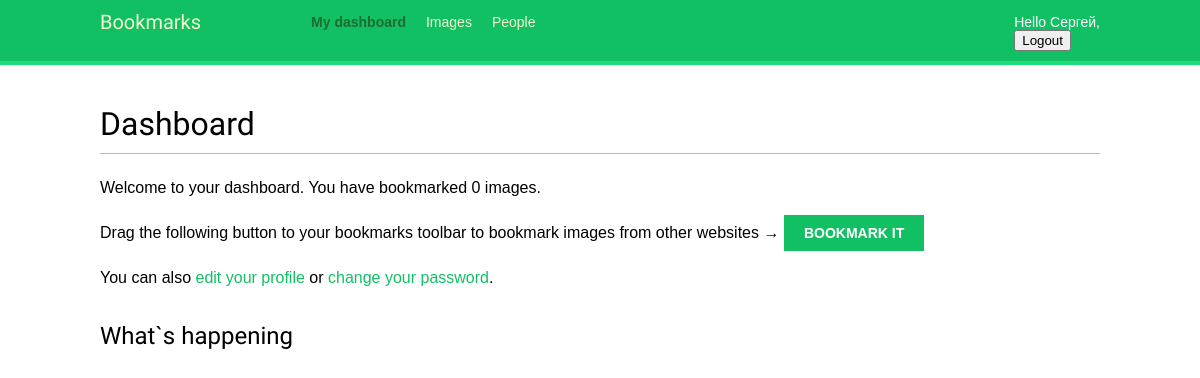
/account/ (signed in), run on an earlier commit of the app's database.
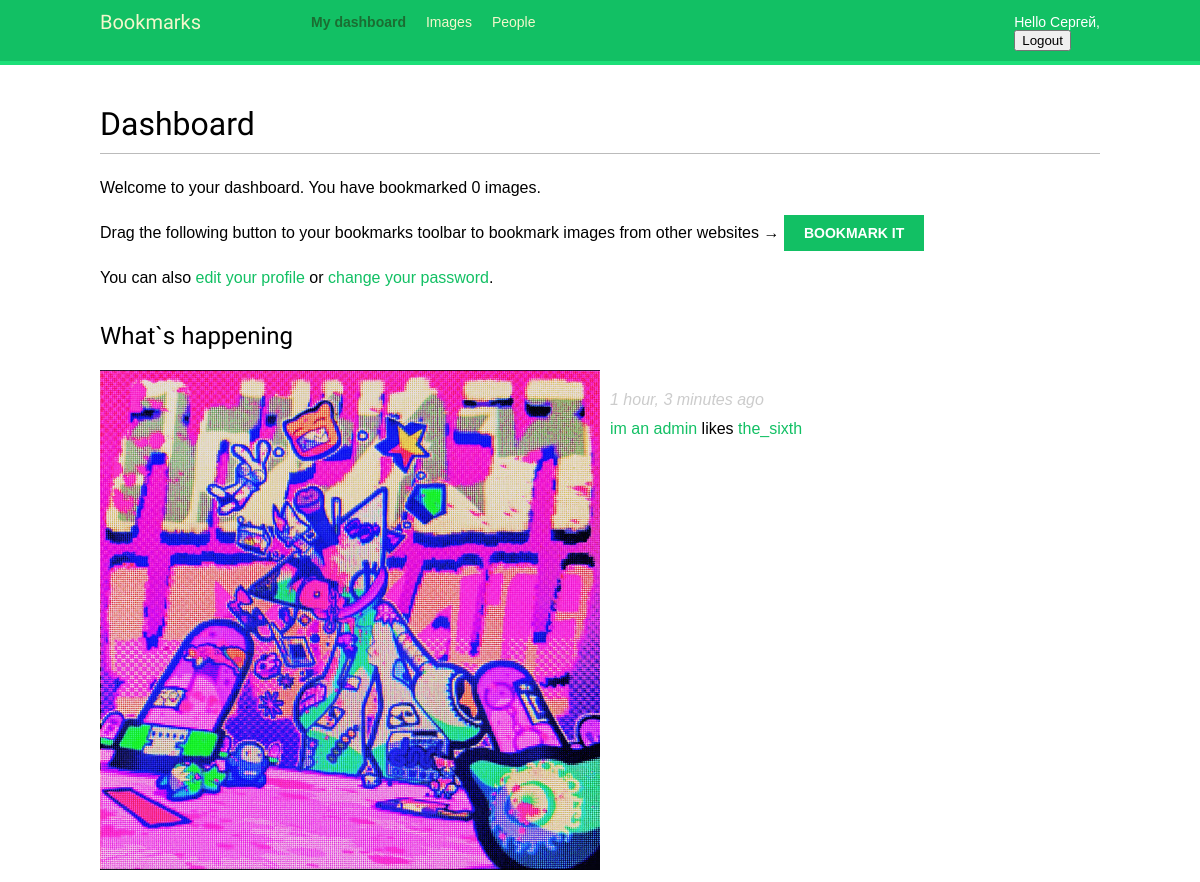
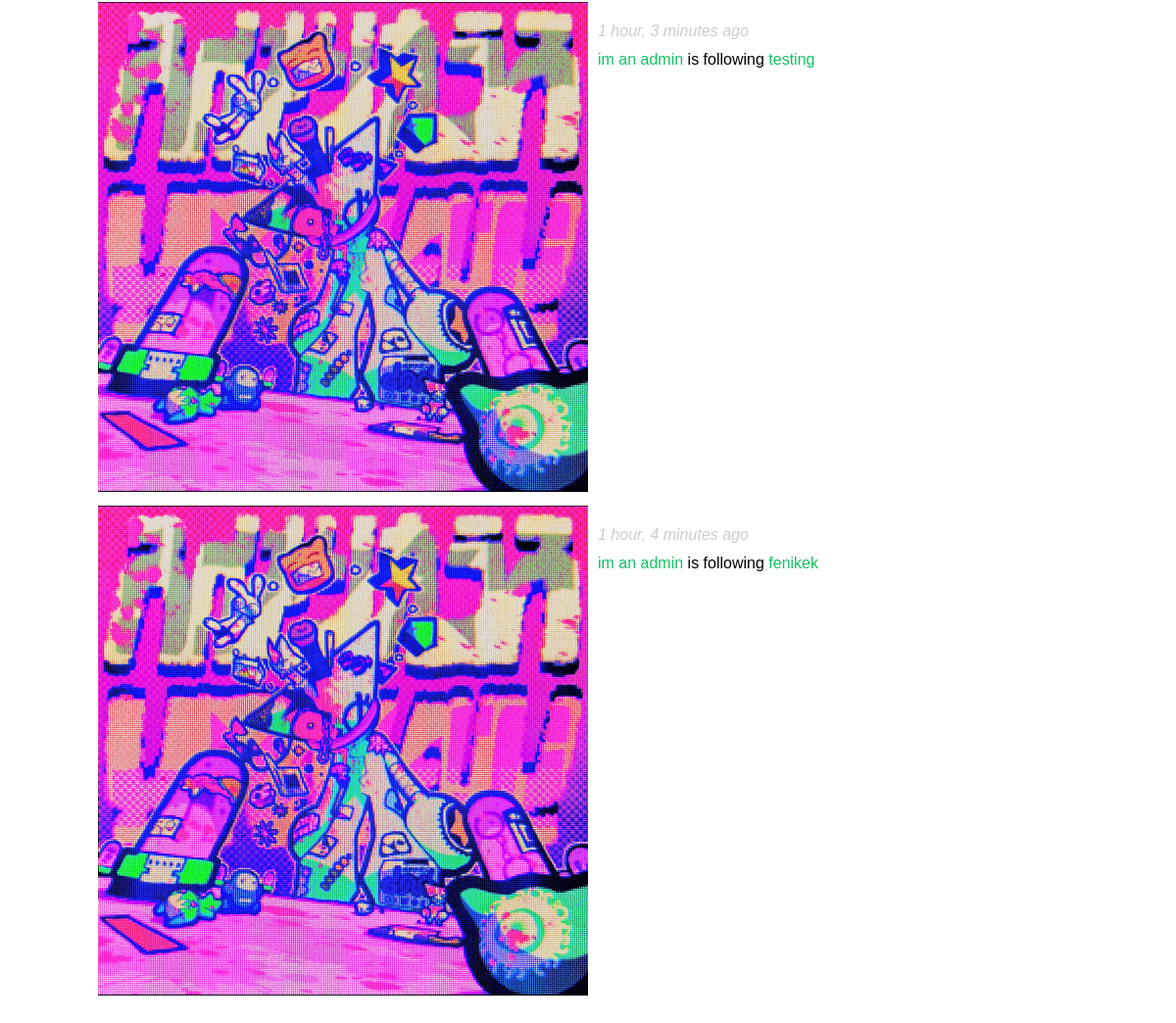
And on a later commit of the database (2 pictures, top to bottom).
### actions/models.py (models this page shows)
class Action(models.Model):
    user = models.ForeignKey('auth.User', related_name='actions',
                             on_delete=models.CASCADE)
    verb = models.CharField(max_length=250)
    created = models.DateTimeField(auto_now_add=True)
    target_ct = models.ForeignKey(ContentType, blank=True,
                                  null=True, related_name='target_obj',
                                  on_delete=models.CASCADE)
    target_id = models.PositiveBigIntegerField(null=True,
                                               blank=True)
    target= GenericForeignKey('target_ct', 'target_id')
    class Meta:
        indexes = [
            models.Index(fields=['-created']),
            models.Index(fields=['target_ct', 'target_id']),
        ]
        ordering  = ['-created']

### images/models.py (models this page shows, shortened)
class Image(models.Model):
    user = models.ForeignKey(settings.AUTH_USER_MODEL,
                             related_name='images_created',
                             on_delete=models.CASCADE)
    title = models.CharField(max_length=200)
    slug = models.SlugField(max_length=200, blank=True)
    url = models.URLField(max_length=2000)
    image = models.ImageField(upload_to='images/%Y/%m/%d/')
    description = models.TextField(blank=True)
    created = models.DateField(auto_now_add=True)
    users_like = models.ManyToManyField(settings.AUTH_USER_MODEL,
                                        related_name='images_liked',
                                        blank=True)
    def get_absolute_url(self):
        return reverse("images:detail", args=[self.id, self.slug])
    class Meta:
        indexes = [
            models.Index(fields=['-created'])
        ]
        ordering = ['-created']
    def __str__(self):
        return self.title

### account/views.py (the view)
# urls.py: path('', views.dashboard, name='dashboard'),
@login_required
def dashboard(request):
    actions = Action.objects.exclude(user=request.user)
    following_ids = request.user.following.values_list('id', flat=True)
    if following_ids:
        actions = actions.filter(user_id__in=following_ids)
    actions = actions.select_related('user', 'user__profile').prefetch_related('target')[:10]
    return render(request,
                  'account/dashboard.html',
                  {'section':'dashboard',
                   'actions': actions})

### account/templates/account/dashboard.html (shortened to what this page needs)
{% extends "base.html" %}
{% block content %}
  <h1>Dashboard</h1>
  {% with total_images_created=request.user.images_created.count %}
    <p>Welcome to your dashboard. You have bookmarked {{ total_images_created }} image{{ total_images_created|pluralize }}.</p>
  {% endwith %}
  <p>Drag the following button to your bookmarks toolbar to bookmark images from other websites → <a href="javascript:{% include "bookmarklet_launcher.js" %}" class="button">Bookmark it</a></p>
  <p>You can also <a href="{% url "edit" %}">edit your profile</a> or <a href="{% url "password_change" %}">change your password</a>.</p>
  <h2>What`s happening</h2>
  <div id='action-list'>
    {%for action in actions%}
      {%include 'actions/action/detail.html'%}
    {%endfor%}
  </div>
{% endblock %}

### account/templates/base.html (shortened to what this page needs)
{% load static %}
<!DOCTYPE html>
<html>
<head>
 <link href="{% static 'css/base.css' %}" rel="stylesheet">
</head>
<body>
 <div id="header">
   <span class="logo">Bookmarks</span>
    {% if request.user.is_authenticated %}
      <ul class="menu">
        <li {% if section == "dashboard" %}class="selected"{% endif %}>
          <a href="{% url "dashboard" %}">My dashboard</a>
        </li>
        <li {% if section == "images" %}class="selected"{% endif %}>
          <a href="{%url 'images:list'%}">Images</a>
        </li>
        <li {% if section == "people" %}class="selected"{% endif %}>
          <a href="{% url 'user_list' %}">People</a>
        </li>
      </ul>
    {% endif %}
    <span class="user">
      {% if request.user.is_authenticated %}
        Hello {{ request.user.first_name|default:request.user.username }},
        <form action="{%url 'logout' %}" method="post">
          <button type="submit">Logout</button>
        </form>
      {% else %}
        <a href="{% url 'login' %}">Log-in</a>
      {% endif %}
    </span>
</div>
<div id="content">
   {% block content %}
   {% endblock %}
</div>
</body>
</html>

### images/templates/bookmarklet_launcher.js
(function(){
  if(!window.bookmarklet) {
    bookmarklet_js = document.body.appendChild(document.createElement('script'));
    bookmarklet_js.src = 'http://127.0.0.1:8000/static/js/bookmarklet.js?r='+Math.floor(Math.random()*9999999999999999);
    window.bookmarklet = true;
  }
  else {
    bookmarkletLaunch();
  }
})();

### actions/templates/actions/action/detail.html (shortened to what this page needs)
{% load thumbnail%}
{%with user=action.user profile=action.user.profile%}
<div class="action">
    <div class="images">
        {% if profile.photo%}
        {%thumbnail user.profile.photo '80x80' crop='100%' as im%}
        <a href="{{user.get_absolute_url}}">
            <img src="{{im.url}}" alt="{{user.get_full_name}}" class="item-img">
        </a>
        {%endif%}
    </div>
    <div class="info">
        <p>
            <span class="date">{{action.created|timesince}} ago</span>
            <br/>
            <a href="{{user.get_absolute_url}}">
                {{user.first_name}}
            </a>
            {{action.verb}}
            {%if action.target%}
            {%with target=action.target%}
            <a href="{{target.get_absolute_url}}">{{target}}</a>
            {%endwith%}
            {%endif%}
        </p>
    </div>
</div>
{%endwith%}

### account/static/css/base.css (style rules this page uses)
body { margin:0; padding:0; font-family:helvetica, sans-serif; }
p { line-height: 1.8; }
a { color:#12c064; text-decoration:none; }
h1, h2, h3, h4, h5 , h6 { font-family: 'Muli', sans-serif; font-weight:normal; }
h1 { border-bottom:1px solid #bbb; padding:0 0 10px 0; margin:10px 0 20px 0; }
h2 { margin:30px 0 20px; }
#header { padding:10px 100px; font-size:14px; background:#12c064; color:#fff; border-bottom:4px solid #1cdf78; overflow:auto; }
#header .logo { font-family: 'Muli', sans-serif; float:left; color:#f3f7cc; font-size:20px; margin-right:10%; }
#header ul.menu { list-style:none; float:left; margin:0; padding:0; }
#header ul.menu li { float:left; padding:4px 10px; }
#header ul.menu li.selected a, #header ul.menu li.selected a:hover { color:#1b6d32; font-weight:bold; }
#header a { color:#f3f7cc; }
#header .user { float:right; padding-top:4px; }
#content { padding:30px 100px; }
form { overflow:auto; }
input[type=submit], a.button { font-weight:bold; background:#12c064; color:#fff; padding:10px 20px; font-size:14px; text-transform:uppercase; }
.action { clear:both; overflow:auto; }
.action .images { float:left; margin:0 10px 10px 0; }
.action .date { font-style:italic; color:#ccc; }

What changed in the data, as far as the page shows it:
added Action: created "1 hour, 3 minutes", user.first_name "im an admin", verb "likes", target "the_sixth"
added Action: created "1 hour, 3 minutes", user.first_name "im an admin", verb "is following", target "testing"
added Action: created "1 hour, 4 minutes", user.first_name "im an admin", verb "is following", target "fenikek"
